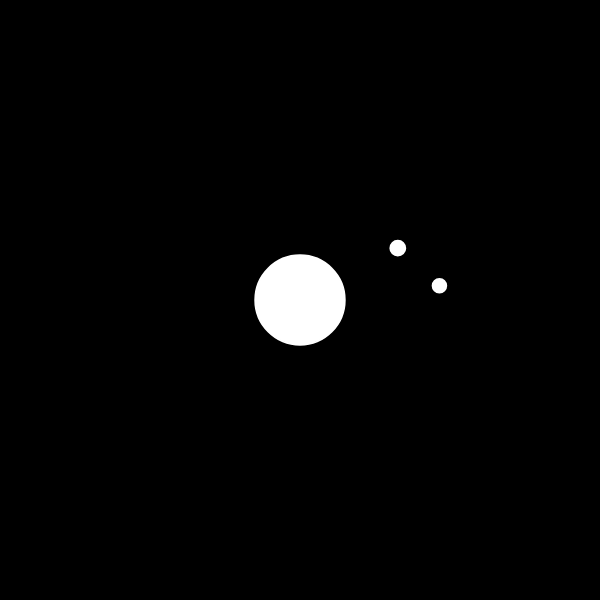
Frame 1 (no input)
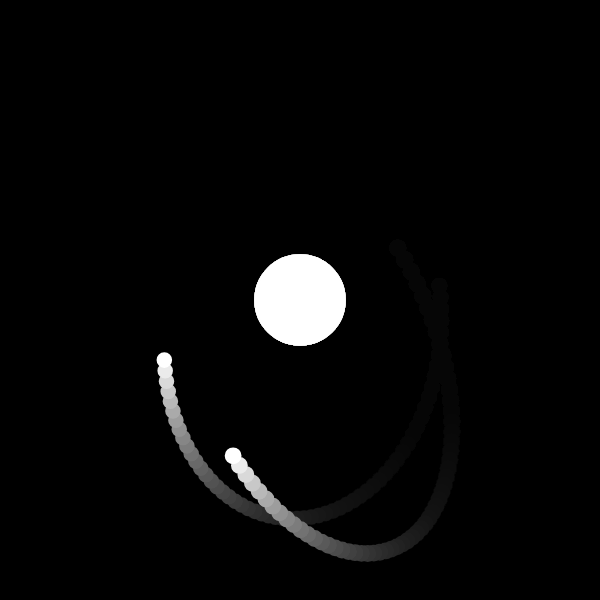
Frame 60 (no input)
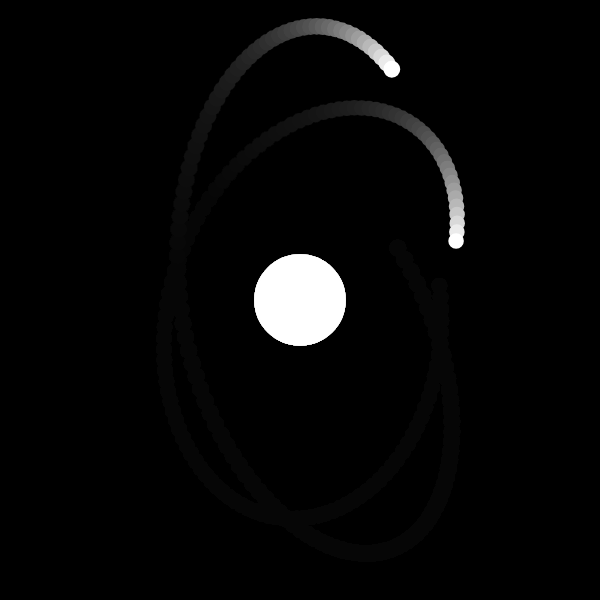
Frame 120 (the mouse pressed at the canvas centre since frame 60)

The p5.js sketch that drew these frames (run headless with seeded random() and noise() and a simulated clock; from frame 60 on, the mouse is pressed at the canvas centre):

// p5.js sketch
// ── sketch.js
let particles = [];
let sun;

function setup() {
  createCanvas(600, 600);
  for (let i = 0; i < 2; i++) {
    let pos = p5.Vector.random2D();
    let vel = pos.copy();
    vel.setMag(random(10, 15));
    pos.setMag(random(100, 150));
    vel.rotate(PI / 2);
    let m = random(10, 15);
    particles[i] = new Particle(pos.x, pos.y, vel.x, vel.y, m);
  }
  sun = new Particle(0, 0, 0, 0, 500);
  background(0);
}

function draw() {
  background(0, 20);
  translate(width / 2, height / 2);

  for (let particle of particles) {
    sun.attract(particle);
    for (let other of particles) {
      if (particle !== other) {
        particle.attract(other);
      }
    }
  }
  for (let particle of particles) {
    particle.update();
    particle.show();
  }
  sun.show();
}

// ── particle.js
class Particle {
  constructor(x, y, vx, vy, m) {
    this.pos = createVector(x, y);
    this.vel = createVector(vx, vy);
    this.acc = createVector(0, 0);
    this.mass = m;
    this.r = sqrt(this.mass) * 2;
  }

  applyForce(force) {
    let f = p5.Vector.div(force, this.mass);
    this.acc.add(f);
  }
  
  attract(particle) {
    let force = p5.Vector.sub(this.pos, particle.pos);
    let distanceSq = constrain(force.magSq(), 100, 1000);
    let G = 1;
    let strength = (G * (this.mass * particle.mass)) / distanceSq;
    force.setMag(strength);
    particle.applyForce(force);
  }

  update() {
    this.vel.add(this.acc);
    this.pos.add(this.vel);
    this.acc.set(0, 0);
  }

  show() {
    stroke(255);
    strokeWeight(2);
    fill(255);
    ellipse(this.pos.x, this.pos.y, this.r * 2);
  }
}
// ── style.css
html body {
  margin: 0;
  padding: 0;
}
canvas {
  display: block;
}
